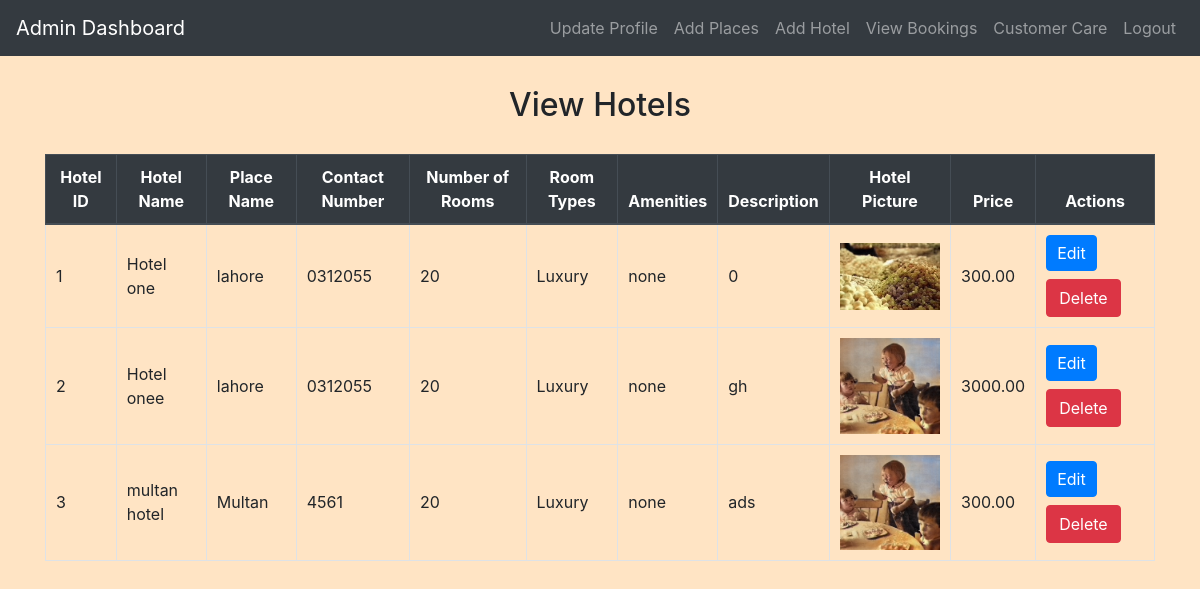
Screenshot of /admin/view_hotels.php (signed in) with the database file from the repository.
### tables this page shows
CREATE TABLE `hotel` (
  `hotel_id` int(11) NOT NULL,
  `hotel_name` varchar(255) NOT NULL,
  `place_id` int(11) NOT NULL,
  `contact_number` varchar(20) NOT NULL,
  `number_of_rooms` int(11) DEFAULT NULL,
  `room_types` varchar(255) DEFAULT NULL,
  `amenities` varchar(255) DEFAULT NULL,
  `description` text DEFAULT NULL,
  `hotel_picture` varchar(255) NOT NULL,
  `price` decimal(10,2) DEFAULT NULL
);

CREATE TABLE `place` (
  `Place_ID` int(11) NOT NULL,
  `Place_Name` varchar(255) NOT NULL,
  `Description` text NOT NULL,
  `Latitude` double NOT NULL,
  `Longitude` double NOT NULL
);

### admin/view_hotels.php (the view, shortened to what this page needs)
<?php
include('config.php');
?>
<!DOCTYPE html>
<html lang="en">
<head>
    <link rel="stylesheet" href="https://stackpath.bootstrapcdn.com/bootstrap/4.5.2/css/bootstrap.min.css">
    <link rel="stylesheet" href="../css/style.css">
</head>
<body>
<?php include('admin_navbar.php'); ?>
<div class="container mt-4">
    <h2>View Hotels</h2>
    <table class="table table-bordered mt-3">
        <thead class="thead-dark">
            <tr>
                <th>Hotel ID</th>
                <th>Hotel Name</th>
                <th>Place Name</th>
                <th>Contact Number</th>
                <th>Number of Rooms</th>
                <th>Room Types</th>
                <th>Amenities</th>
                <th>Description</th>
                <th>Hotel Picture</th>
                <th>Price</th>
                <th>Actions</th>
            </tr>
        </thead>
        <tbody>
        <?php
        $selectQuery = "SELECT h.hotel_id, h.hotel_name, p.Place_Name, h.contact_number, h.number_of_rooms, h.room_types, h.amenities, h.description, h.hotel_picture, h.price
                        FROM hotel h
                        JOIN Place p ON h.place_id = p.Place_ID";
        $result = $conn->query($selectQuery);
        if ($result->num_rows > 0) {
            while ($row = $result->fetch_assoc()) {
                echo "<tr>";
                echo "<td>{$row['hotel_id']}</td>";
                echo "<td>{$row['hotel_name']}</td>";
                echo "<td>{$row['Place_Name']}</td>";
                echo "<td>{$row['contact_number']}</td>";
                echo "<td>{$row['number_of_rooms']}</td>";
                echo "<td>{$row['room_types']}</td>";
                echo "<td>{$row['amenities']}</td>";
                echo "<td>{$row['description']}</td>";
                echo "<td><img src='{$row['hotel_picture']}' alt='Hotel Picture' width='100'></td>";
                echo "<td>{$row['price']}</td>";
                echo "<td>
                        <a href='edit_hotel.php?edit_id={$row['hotel_id']}' class='btn btn-primary'>Edit</a>
                        <a href='view_hotels.php?delete_id={$row['hotel_id']}' class='mt-2 btn btn-danger' onclick='return confirm(\"Are you sure you want to delete this hotel?\");'>Delete</a>
                      </td>";
                echo "</tr>";
            }
        } else {
            echo "<tr><td colspan='11'>No hotels found</td></tr>";
        }
        ?>
        </tbody>
    </table>
</div>
</body>
</html>

### css/style.css (style rules this page uses)
body { background-color: bisque; }
h1, h2, h3, h4 { text-align: center; margin-top: 30px; margin-bottom: 30px; }
.table { width: 100%; border-collapse: collapse; margin-top: 20px; }
.table th, .table td { padding: 10px; border: 1px solid #dee2e6; }
.table thead th { background-color: #f8f9fa; font-weight: bold; text-align: center; }
.table tbody td { vertical-align: middle; }
.table img { max-width: 100px; max-height: 100px; }
.btn-primary { padding: 5px 10px; }

### rows the page displays
hotel: hotel_id "1", hotel_name "Hotel one", place.Place_Name "lahore", contact_number "0312055", number_of_rooms "20", room_types "Luxury", amenities "none", description "0", hotel_picture (picture), price "300.00"
hotel: hotel_id "2", hotel_name "Hotel onee", place.Place_Name "lahore", contact_number "0312055", number_of_rooms "20", room_types "Luxury", amenities "none", description "gh", hotel_picture (picture), price "3000.00"
hotel: hotel_id "3", hotel_name "multan hotel", place.Place_Name "Multan", contact_number "4561", number_of_rooms "20", room_types "Luxury", amenities "none", description "ads", hotel_picture (picture), price "300.00"
